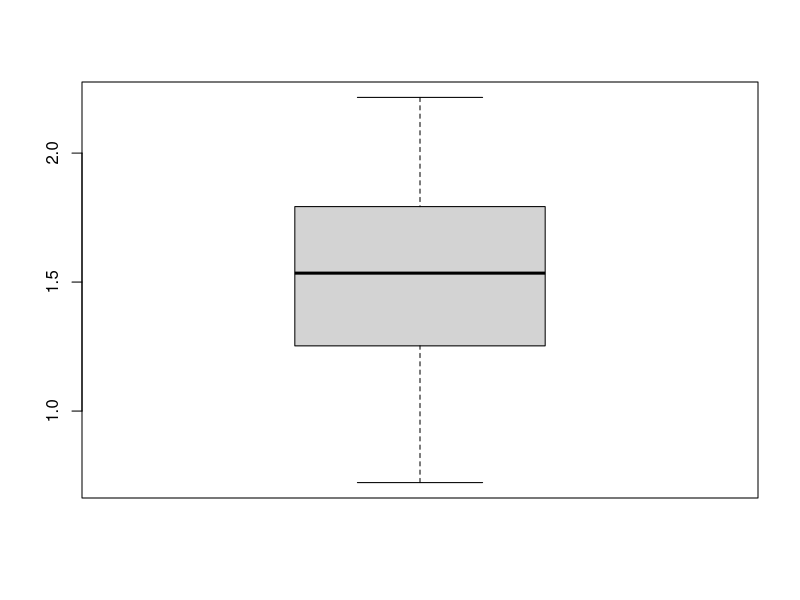
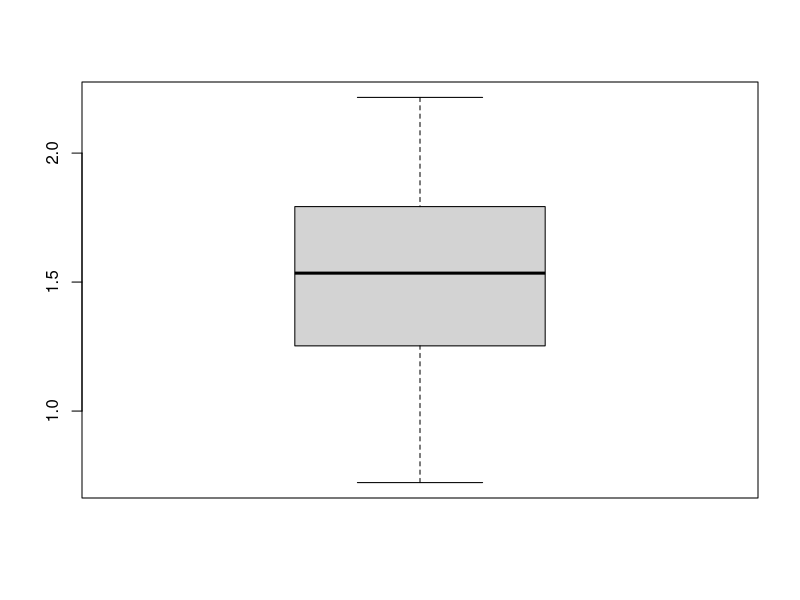
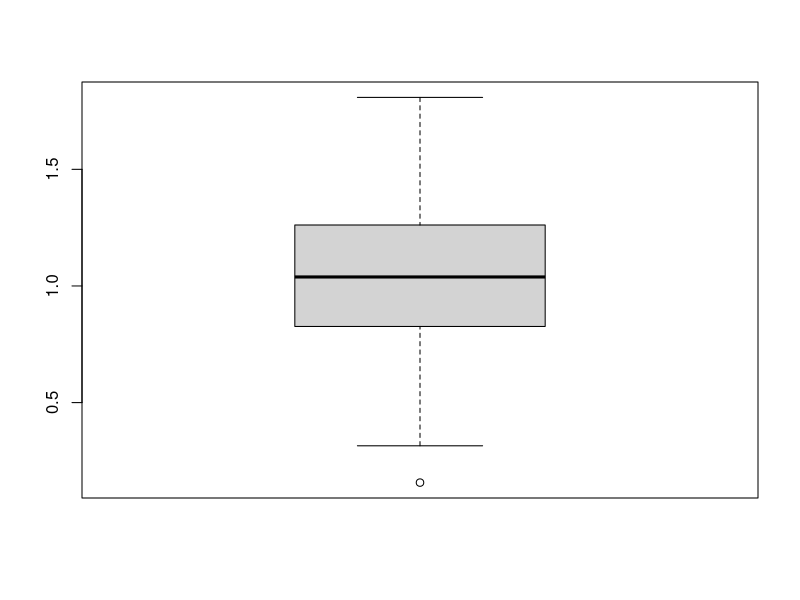
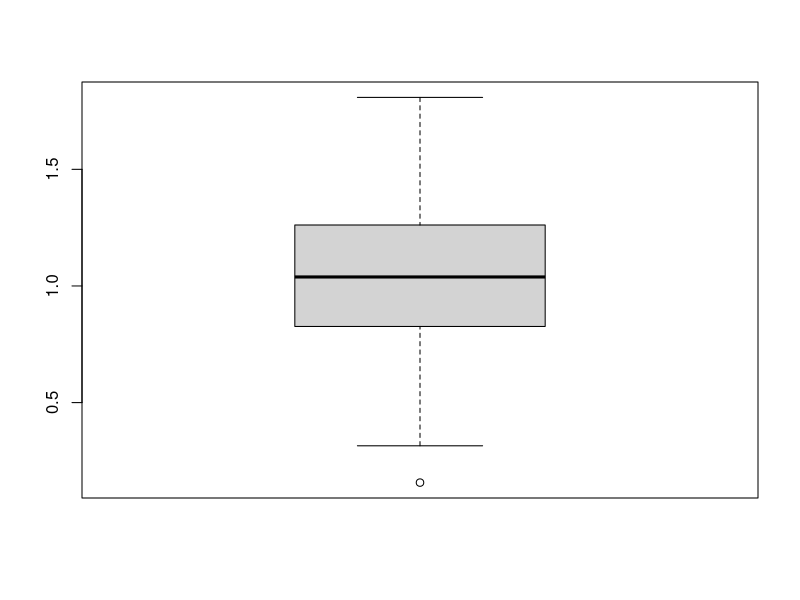
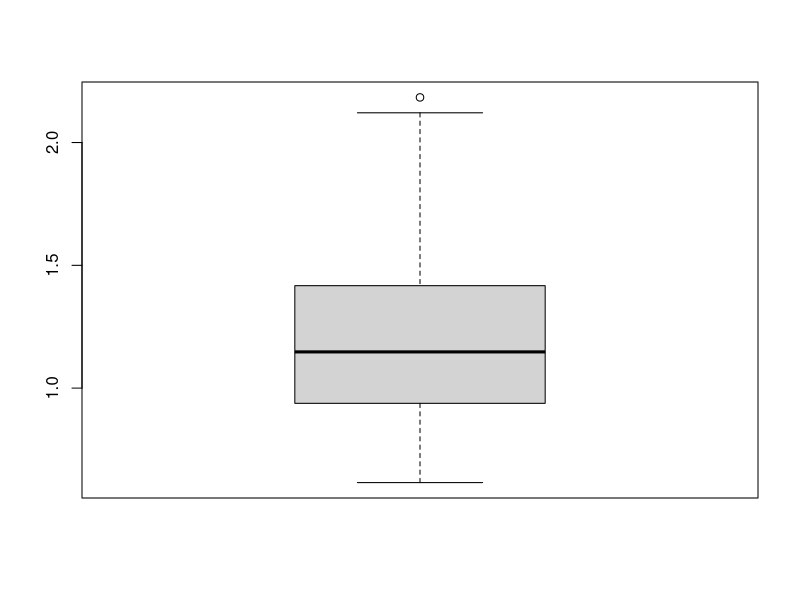
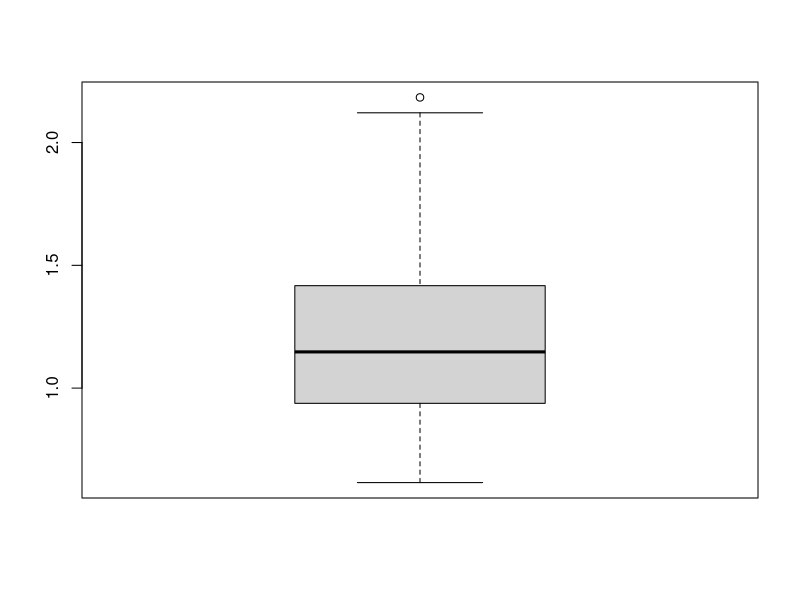
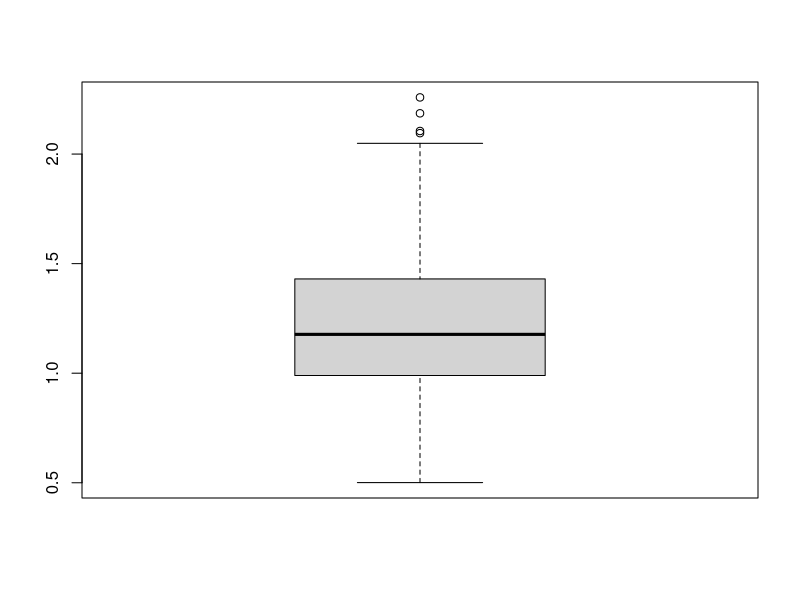
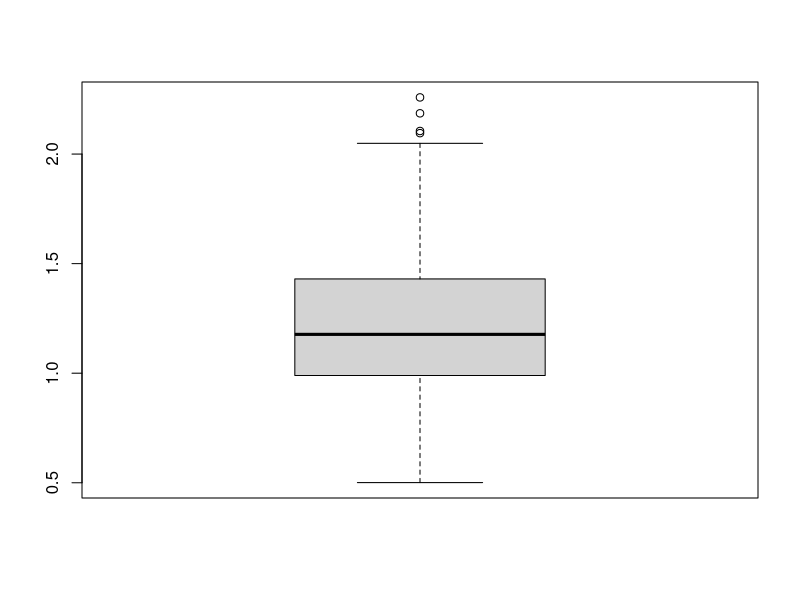

Source code (R) for these figures, in order:
library(tidyverse)
library(magrittr)

setwd(dirname(rstudioapi::getActiveDocumentContext()$path))

df <- read.csv2('../data/raw_data.csv')

df %<>%
  select(
    id, trial, session, statement_type,
    factual_truth, responses, dur_trial
  ) %>% 
  rename(
    stim_type = statement_type,
    resp = responses,
    rt = dur_trial
  ) %>% 
  mutate(
    stim_type = as.factor(stim_type),
    factual_truth = ifelse(factual_truth == 'true', 1, 0)
  ) %>% 
  mutate(correct = ifelse(factual_truth == resp, 1, 0)) %>% 
  filter(rt > 0) %>% 
  group_by(id) %>% 
  filter(
    log(rt) > boxplot(log(rt))$stats[1],
    log(rt) < boxplot(log(rt))$stats[5]
  ) %>% 
  ungroup() %>% 
  mutate(id = dense_rank(id))

summary <- df %>% 
  group_by(id, session) %>% 
  summarise(
    N = n(),
    min = min(rt),
    max = max(rt),
    mean = mean(rt),
  )

# save session data
df_session_1 <- df %>% 
  filter(session == 1) %>% 
  write_csv(., '../data/data_session_1.csv')

df_session_2 <- df %>% 
  filter(session == 2) %>% 
  write_csv(., '../data/data_session_2.csv')


################################################################################
# EXPERIMENT 2
################################################################################
df <- read_csv2('../data/exp2_raw_data.csv')

df %<>% 
  rename(
    id = VP_Code,
    factual_truth = FactualTruth,
    stim_type = repetition,
    resp = responses,
    rt = responses_rt,
    rt_question = key_resp_question_rt
  ) %>% 
  mutate(
    id = dense_rank(id),
    factual_truth = as.numeric(factual_truth),
    correct = ifelse(resp == factual_truth, 1, 0),
    rt = as.numeric(rt),
    rt_question = as.numeric(rt_question)
  ) %>% 
  select(
    id, stim_type, factual_truth,
    resp, correct, rt, rt_question
  ) %>% 
  arrange(id) %>% 
  group_by(id) %>% 
  mutate(
    rt = ifelse(log(rt) > boxplot(log(rt))$stats[1], rt, NA),
    rt = ifelse(log(rt) < boxplot(log(rt))$stats[5], rt, NA),
    rt_question = ifelse(log(rt_question) > boxplot(log(rt_question))$stats[1], rt_question, NA),
    rt_question = ifelse(log(rt_question) < boxplot(log(rt_question))$stats[5], rt_question, NA),
    rt_question = ifelse(rt_question < 1, NA, rt_question)
  ) %>% 
  ungroup() %>% 
  drop_na(rt, rt_question)

write_csv(df, 'data_exp_2.csv')
